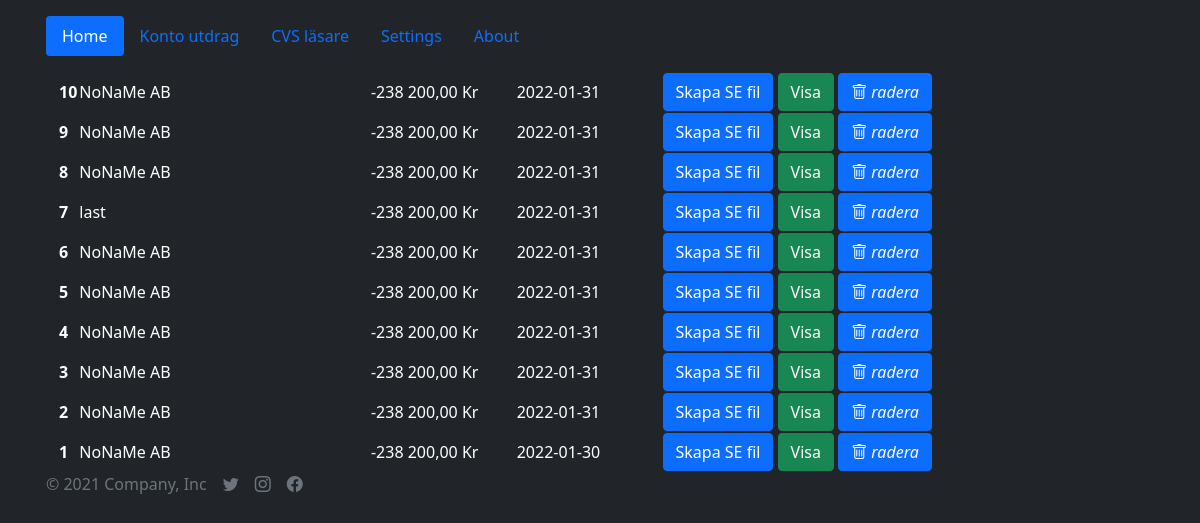
Before: /bank_statements with the older database file.
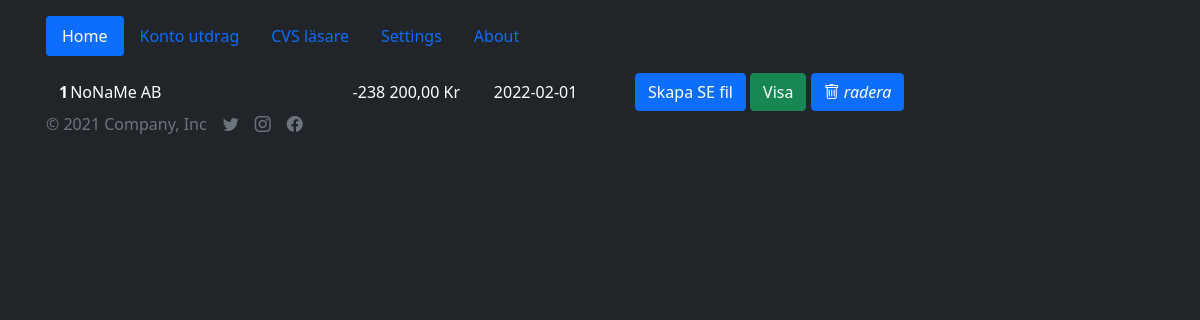
After: the same page with the newer database file.
### app/database_setup.py (models this page shows, shortened)
class BankStatement(Base):
    __tablename__ = 'bank_statement'
    __tableargs__ = {'comment': 'Bank Statements'}
    bank_statement_id = Column(Integer, nullable=False, unique=True, primary_key=True, autoincrement=True)
    title = Column(String(128), comment='Bank Statement name')
    summary = Column(String(128), comment='Summary')
    date = Column(String(128), default=datetime.utcnow(), comment='data')

### app/app.py (the view)
@app.route('/bank_statements')
def get_list_of_statements():
    statements = session.query(BankStatement).order_by(desc(BankStatement.bank_statement_id)).all()
    return render_template('bank_statements.html', statements=statements)

### app/templates/bank_statements.html (shortened to what this page needs)
{% extends 'base.html' %}
{% block body %}
    <main class="mt-3">
        <div class="container">
            <table>
                <tbody>
                {% for statement in statements %}
                    <tr class="gx-2 justify-content-center">
                        <th scope="row">{{ statement.bank_statement_id }}</th>
                        <td class="col-md-4">{{ statement.title }}</td>
                        <td class="col-md-2">{{ statement.summary }}</td>
                        <td class="col-md-2">{{ statement.date[0:10] }}</td>
                        <td class="col-auto">
                            <a href="/transactions/se/{{ statement.bank_statement_id }}"
                               class="btn btn-primary">Skapa SE fil</a>
                            <a href="/transactions/{{ statement.bank_statement_id }}" class="btn btn-success">Visa</a>
                            <a class="btn btn-primary" href="/bank_statements/{{ statement.bank_statement_id }}/delete" role="button">
                                <i class="bi bi-trash"> radera </i>
                            </a>
                        </td>
                    </tr>
                {% endfor %}
                </tbody>
            </table>
        </div>
    </main>
{% endblock %}

### app/templates/base.html (shortened to what this page needs)
<!doctype html>
<html lang="en" class="h-100 align-items-center">
<head>
    <link rel="stylesheet" href="{{ url_for('static',filename='css/main.css') }}">
    <link rel="stylesheet" href="https://cdn.jsdelivr.net/npm/bootstrap@5.1.3/dist/css/bootstrap.min.css"
>
    <link rel="stylesheet" href="https://cdn.jsdelivr.net/npm/bootstrap-icons@1.7.2/font/bootstrap-icons.css">
    <link rel="stylesheet"
          href="https://cdn.jsdelivr.net/npm/@fortawesome/fontawesome-free@5.15.4/css/fontawesome.min.css"
>
    <link href="https://cdn.jsdelivr.net/npm/bootstrap-dark-5@1.1.3/dist/css/bootstrap-night.min.css" rel="stylesheet">
</head>
<body class="text-white bg-dark">
<div class="container d-flex w-100  p-3 mx-auto flex-column">
    <header class="mb-auto">
        <ul class="nav nav-pills">
            <li class="nav-item"><a href="/" class="nav-link active" aria-current="page">Home</a></li>
            <li class="nav-item"><a href="/bank_statements" class="nav-link">Konto utdrag</a></li>
            <li class="nav-item"><a href="/create_transaktion" class="nav-link">CVS läsare</a></li>
            <li class="nav-item"><a href="/settings" class="nav-link">Settings</a></li>
            <li class="nav-item"><a href="/about" class="nav-link">About</a></li>
        </ul>
    </header>
    {% block body %}{% endblock %}
    <footer class="mt-auto text-white-50">
        <div class="d-flex align-items-center">
            <span class="text-muted">© 2021 Company, Inc</span>
            <ul class="nav mt-auto justify-content-end d-flex">
                <li class="ms-3">
                    <a class="text-muted" href="#">
                        <i class="bi bi-twitter"></i>
                    </a>
                </li>
                <li class="ms-3">
                    <a class="text-muted" href="#">
                        <i class="bi bi-instagram"></i>
                    </a>
                </li>
                <li class="ms-3">
                    <a class="text-muted" href="#">
                        <i class="bi bi-facebook"></i>
                    </a>
                </li>
            </ul>
        </div>
    </footer>
</div>
</body>
</html>

Changed rows visible on the page:
removed BankStatement: bank_statement_id "10", title "NoNaMe AB", summary "-238 200,00 Kr", date "2022-01-31"
removed BankStatement: bank_statement_id "9", title "NoNaMe AB", summary "-238 200,00 Kr", date "2022-01-31"
removed BankStatement: bank_statement_id "8", title "NoNaMe AB", summary "-238 200,00 Kr", date "2022-01-31"
removed BankStatement: bank_statement_id "7", title "last", summary "-238 200,00 Kr", date "2022-01-31"
removed BankStatement: bank_statement_id "6", title "NoNaMe AB", summary "-238 200,00 Kr", date "2022-01-31"
removed BankStatement: bank_statement_id "5", title "NoNaMe AB", summary "-238 200,00 Kr", date "2022-01-31"
removed BankStatement: bank_statement_id "4", title "NoNaMe AB", summary "-238 200,00 Kr", date "2022-01-31"
removed BankStatement: bank_statement_id "3", title "NoNaMe AB", summary "-238 200,00 Kr", date "2022-01-31"
removed BankStatement: bank_statement_id "2", title "NoNaMe AB", summary "-238 200,00 Kr", date "2022-01-31"
changed BankStatement "NoNaMe AB": date "2022-01-30" → "2022-02-01"
